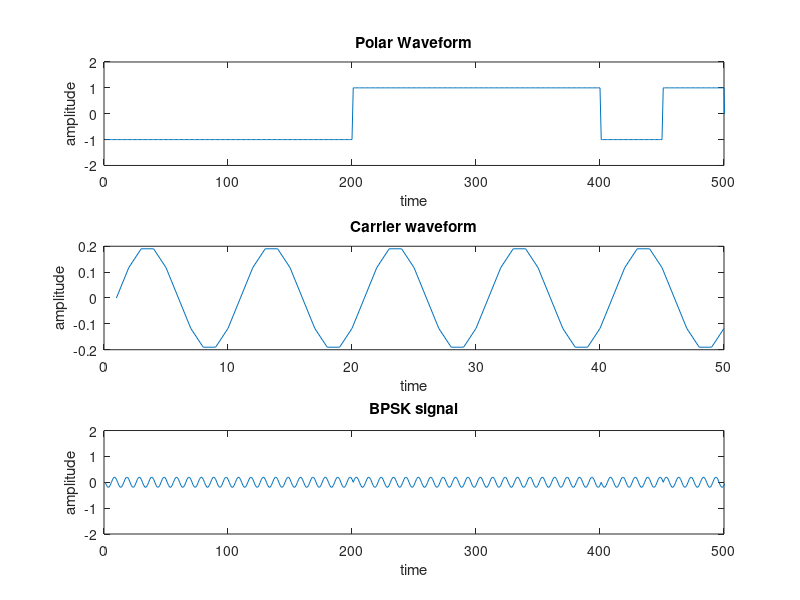
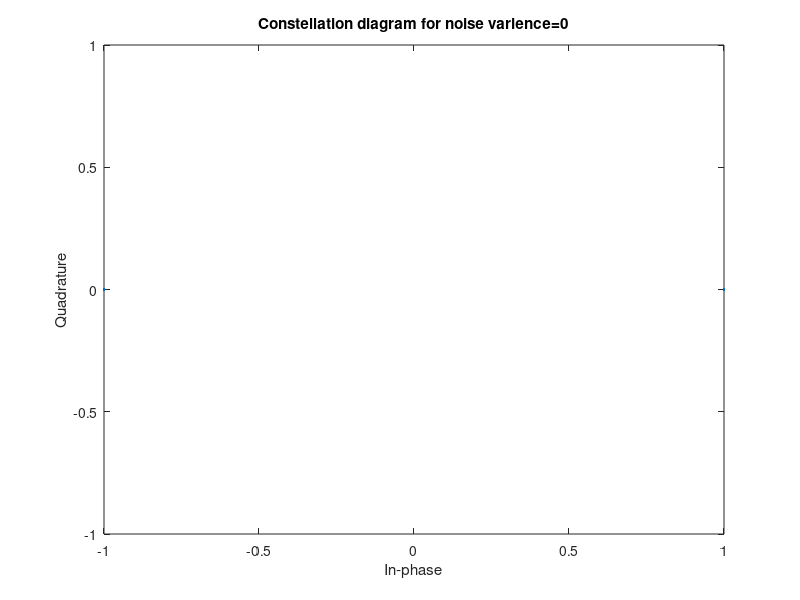
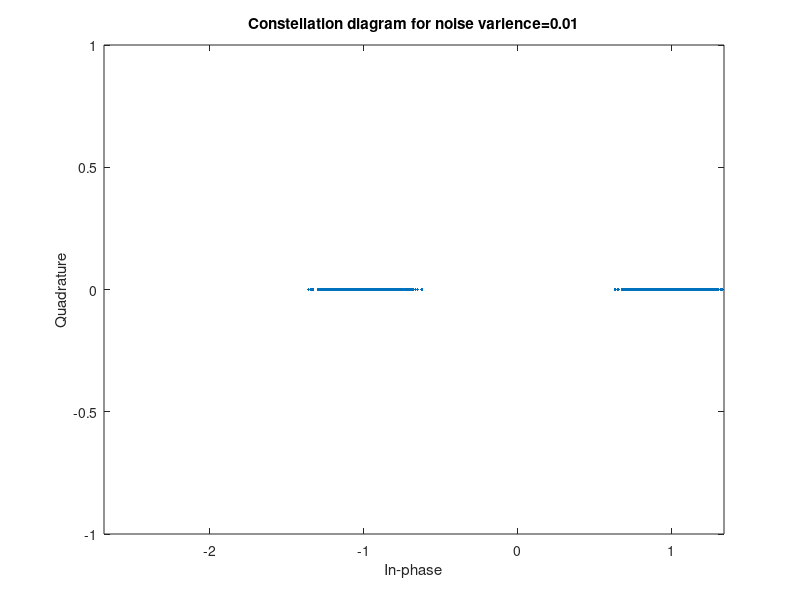
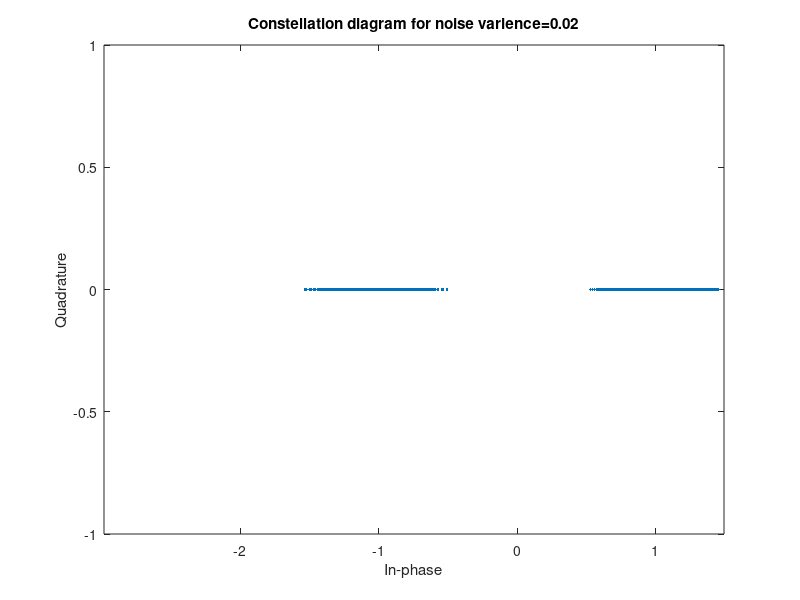

Reproduce these figures in MATLAB, in order.
clc;
clear all;
close all;
x=randi([0,1],[1,10000]);
t=0:0.01:0.49;
polar=[];
bpsk=[];
BER_pr=[];
BER_t=[];
SNR_dB=[];
SER=[];
for i=1:10000
    if x(i)==1
        x1=ones(1,50);
    elseif x(i)==0
       x1=-1*ones(1,50); 
    end
    polar=[polar x1];
end
t=0:0.01:0.49;
f=10;
f1=sin(2*pi*f*t);
f2=f1./sqrt(sum(f1.*f1));
for i=1:10000
    if x(i)==1
        t1=f2;
    else
        t1=-f2;
    end
    bpsk=[bpsk t1];
end
subplot(3,1,1);
plot(polar);
xlabel('time');
ylabel('amplitude');
title('Polar Waveform')
axis([0,500,-2,2]);
subplot(3,1,2);
plot(f2);
xlabel('time');
ylabel('amplitude');
title('Carrier waveform');

subplot(3,1,3);
plot(bpsk);
xlabel('time');
ylabel('amplitude');
title('BPSK signal');
axis([0,500,-2,2]);
L=length(bpsk);
for j=0:0.01:0.9;
    n=sqrt(j).*randn(1,500000);
    r=bpsk+n;
    z=reshape(r,50,10000);
    h=f2*z;
    if j==0
       scatterplot(h);
       title(['Constellation diagram for noise varience=',num2str(j)]);
    elseif j==0.01
       scatterplot(h);
       title(['Constellation diagram for noise varience=',num2str(j)]);
    elseif j==0.02
       scatterplot(h);
       title(['Constellation diagram for noise varience=',num2str(j)]);
    elseif j==0.5
       scatterplot(h);
       title(['Constellation diagram for noise varience=',num2str(j)]);
    end
end
for j=0:0.1:0.9
    n=sqrt(j).*randn(1,500000);
    r=bpsk+n;
    z=reshape(r,50,10000);
    h=f2*z;
    b=[];
    for i=1:10000
        if h(i)>0
            a=1;
        else
            a=0;
        end
        b=[b a];
    end
    ber=(sum(xor(x,b)))/10000;
    BER_pr=[BER_pr ber];
    SNR=1/(2*j);
    ber_t=0.5*erfc(sqrt(SNR));
    BER_t=[BER_t,ber_t];
    ser=0.5*erfc(sqrt(SNR));
    SER=[SER ser];
    SNR1 =10*log10(SNR);
    SNR_dB=[SNR_dB,SNR1];
end
figure;
semilogy(SNR_dB,BER_pr);
xlabel('SNR');
ylabel('BER');
title('BER vs SNR');
figure
semilogy(SNR_dB,BER_t,'*',SNR_dB,BER_pr,'r');
legend("Theorectical and Practical");
figure;
semilogy(SNR_dB,SER);
xlabel('SNR');
ylabel('SER');
title('SER vs SNR');



